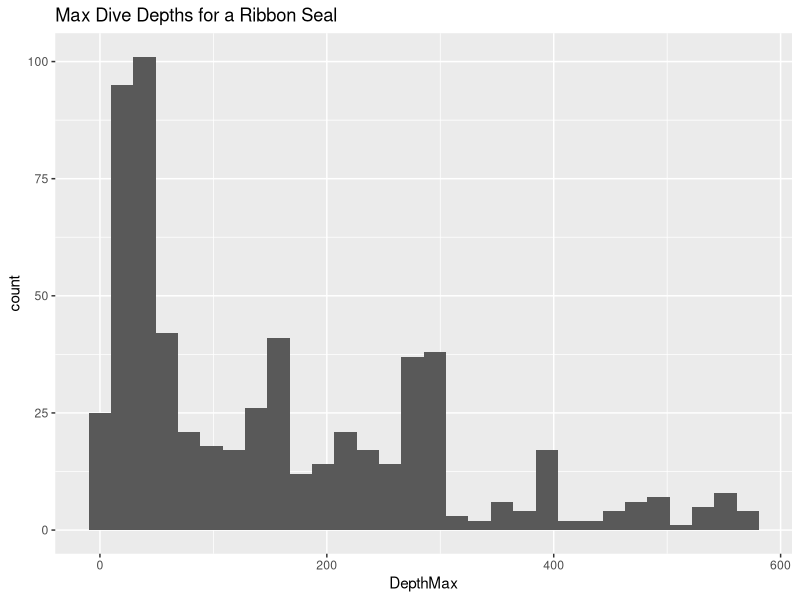

Reproduce this figure in R.
## ---- chunk 1
library(ggplot2)
## ---- chunk 2
seal_99279.df <- read.csv(file='99279-Behavior.csv',
                     stringsAsFactors = FALSE)
# stringsAsFactors is set to FALSE because we are going to specify data types on our own

# replace seal_99279.df with a subset of columns
seal_99279.df <- seal_99279.df[,c('Ptt','Start','End','What','DepthMax','DurationMax')]

# replace seal_99279.df with a subset of rows where What is equal to Dive
seal_99279.df <- seal_99279.df[seal_99279.df$What == 'Dive',]

seal_99279.df$Ptt <- as.factor(seal_99279.df$Ptt)
seal_99279.df$What <- as.factor(seal_99279.df$What)
## ---- chunk 3
str(seal_99279.df)
## ---- chunk 4
p <- ggplot(seal_99279.df,aes(x=DepthMax)) + geom_histogram() + ggtitle('Max Dive Depths for a Ribbon Seal')
p
